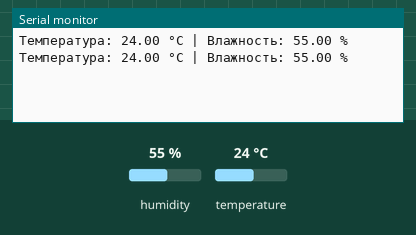
This sketch was run on a simulated Arduino Uno, built with avr-gcc and run on an emulated ATmega328P. Parts: the last lines printed to the serial monitor. Inputs (shaded band) come from the test bench; at power-on: humidity 55 %, temperature 24 °C.

Above: at 4.8 s.
4.9 s: humidity set to 22 %
At 6.5 s:
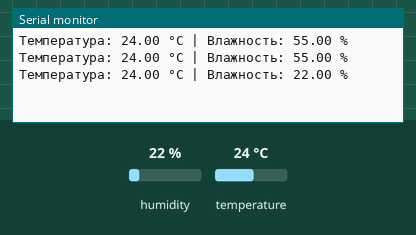
7.9 s: temperature set to 12 °C
At 8.9 s:
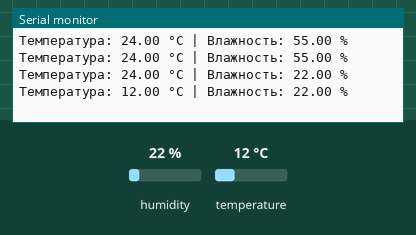
10.9 s: humidity set to 40 %
At 12.6 s:
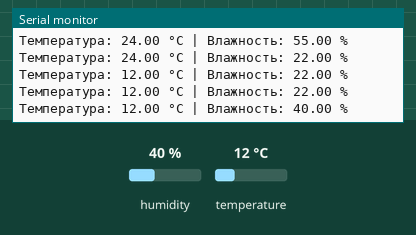
Timing chart, 0 to 14.1 s (numbered marks = the images above; inputs shaded):
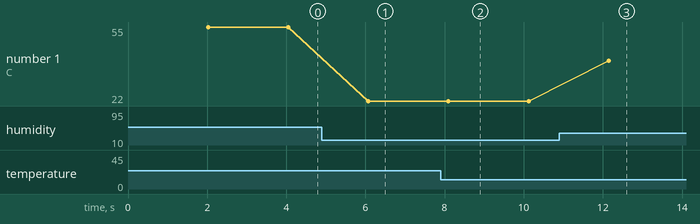

Measured:
- after the input at 4.9 s, the serial monitor: prints a new line after 1.2 s (image 1)
- after the input at 7.9 s, the serial monitor: prints a new line after 0.20 s (image 2)
- after the input at 10.9 s, the serial monitor: prints a new line after 1.2 s (image 3)
- plotted number 1: 55 → 22 after the input at 4.9 s, 22 → 40 after the input at 10.9 s

The sketch:

DHT11.ino
```cpp
#include <DHT.h>

#define DHTPIN 13
#define DHTTYPE DHT11

DHT dht(DHTPIN, DHTTYPE);

void setup() {
  Serial.begin(115200);
  dht.begin();
}

void loop() {
  delay(2000); // Важно! Не чаще раза в 2 секунды

  float humidity = dht.readHumidity();
  float temperature = dht.readTemperature();

  if (isnan(humidity) || isnan(temperature)) {
    Serial.println("Ошибка чтения!");
    return;
  }

  Serial.print("Температура: ");
  Serial.print(temperature);
  Serial.print(" °C | Влажность: ");
  Serial.print(humidity);
  Serial.println(" %");
}
```
